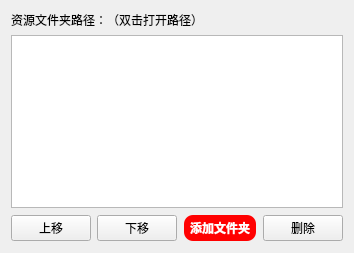
<?xml version="1.0" encoding="UTF-8"?>
<ui version="4.0">
 <class>Global</class>
 <widget class="QWidget" name="Global">
  <property name="geometry">
   <rect>
    <x>0</x>
    <y>0</y>
    <width>335</width>
    <height>253</height>
   </rect>
  </property>
  <property name="font">
   <font>
    <family>黑体</family>
   </font>
  </property>
  <property name="windowTitle">
   <string>全局参数</string>
  </property>
  <property name="windowIcon">
   <iconset resource="../images.qrc">
    <normaloff>:/按钮图标/Window/res/图标.png</normaloff>:/按钮图标/Window/res/图标.png</iconset>
  </property>
  <layout class="QGridLayout" name="gridLayout">
   <item row="0" column="0" colspan="3">
    <widget class="QLabel" name="label">
     <property name="text">
      <string>资源文件夹路径：（双击打开路径）</string>
     </property>
    </widget>
   </item>
   <item row="1" column="0" colspan="4">
    <widget class="QListView" name="listView">
     <property name="editTriggers">
      <set>QAbstractItemView::EditTrigger::NoEditTriggers</set>
     </property>
    </widget>
   </item>
   <item row="2" column="0">
    <widget class="QPushButton" name="pushButton_4">
     <property name="styleSheet">
      <string notr="true"/>
     </property>
     <property name="text">
      <string>上移</string>
     </property>
    </widget>
   </item>
   <item row="2" column="1">
    <widget class="QPushButton" name="pushButton_5">
     <property name="text">
      <string>下移</string>
     </property>
    </widget>
   </item>
   <item row="2" column="2">
    <widget class="QPushButton" name="pushButton">
     <property name="styleSheet">
      <string notr="true">QPushButton {
    background-color: red;
    color: white;
    border-radius: 10px; /* 设置圆角半径 */
    font-family: 'Microsoft YaHei'; /* 设置字体为微软雅黑 */
	font-weight: bold; /* 设置字体加粗 */
    padding: 3px 5px; /* 设置内边距，使按钮看起来更美观 */
border: 2px solid transparent; /* 设置边框为透明 */
}

QPushButton:hover {
    background-color: rgb(170, 0, 0); /* 设置鼠标悬停时的背景颜色 */
}

QPushButton:pressed {
    background-color: rgb(85, 85, 127); /* 设置按钮按下时的背景颜色 */
}</string>
     </property>
     <property name="text">
      <string>添加文件夹</string>
     </property>
    </widget>
   </item>
   <item row="2" column="3">
    <widget class="QPushButton" name="pushButton_2">
     <property name="text">
      <string>删除</string>
     </property>
    </widget>
   </item>
  </layout>
 </widget>
 <resources>
  <include location="../images.qrc"/>
 </resources>
 <connections/>
</ui>
